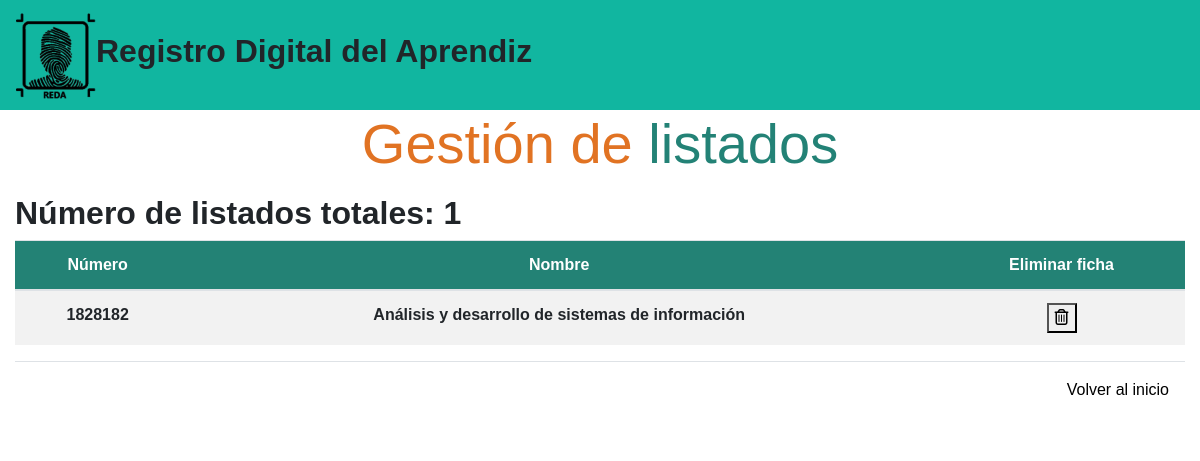
/manage_ficha.php (signed in), run on the app's committed database.
### tables this page shows
CREATE TABLE `tbl_ficha` (
  `numero_ficha` varchar(20) NOT NULL,
  `nombre_ficha` varchar(100) NOT NULL,
  `fecha_inicio` date NOT NULL,
  `fecha_fin` date NOT NULL,
  `documento_instructor` varchar(15) DEFAULT NULL
);

### manage_ficha.php (the view, shortened to what this page needs)
<?php
if (isset($_SESSION['instructor']) || isset($_SESSION['personal']) || isset($_SESSION['administrador'])) {
    ?>
<!DOCTYPE html>
<head lang="es">
    <link rel="stylesheet" href="css/bootstrap.min.css"
>
    <link rel="stylesheet" href="https://cdnjs.cloudflare.com/ajax/libs/font-awesome/4.7.0/css/font-awesome.min.css">
    <link rel="stylesheet" href="css/manage_list.css">
</head>
<body>
<?php
    $con = mysqli_connect("localhost", "root", "", "reda");
    $query = mysqli_query($con, "SELECT * FROM tbl_ficha;");
    $num = mysqli_num_rows($query);
    ?>
    <nav class="navbar navbar-expand-lg navbar-light" id="header">
        <div class="navbar-collapse reda_image">
            <img src="icons/reda2.png" alt="">
            <li class="nav-item py-4">
                <h3 id="title"> Registro Digital del Aprendiz</h3>
            </li>
        </div>
    </nav>
    <p class="display-4 text-center first_line">Gestión de
        <span class="second_line">listados</span></p>
    <div class="container-fluid">
        <h2 class="font-weight-bold">Número de listados totales: <?php echo $num; ?> </h2>
        <div class="table-responsive-xl">
            <table class="table text-center table-hover">
                <thead>
                    <tr>
                        <th scope="col">Número</th>
                        <th scope="col">Nombre</th>
                        <th scope="col">Eliminar ficha</th>
                    </tr>
                </thead>
                <?php
$i = 0;
    $query = mysqli_query($con, "SELECT * FROM tbl_ficha;");
    while ($i < $num) {
        $row = mysqli_fetch_array($query);
        $list = $row['numero_ficha'];
        $name = $row['nombre_ficha'];
        ?>
                <tbody>
                    <tr>
                    <form action="<?php $_SERVER['PHP_SELF'] ?>" method="POST">
                        <th scope="row"> <?php echo $list; ?>  </th>
                        <th> <?php echo $name; ?>  </th>
                        <td><button name="eliminar"><i class="fa fa-trash-o" ></i></button></td>
                    </tr>
                </tbody>
                <?php $i += 1;}?>
            </table>
        </div>
        <div class="modal-footer">
        <?php
if ($_SESSION['rol'] == 'Instructor' || $_SESSION['rol'] == 'Personal administrativo') {
        echo "<p><a href='system.php' id='go_back'>Volver al inicio</a></p>";
    } elseif ($_SESSION['rol'] == 'Administrador') {
        echo "<p><a href='system_admin.php' id='go_back'>Volver al inicio</a></p>";
    }
    ?>
        </div>
</body>
</html>
<?php
} else {
    header("location: index.php?failone=true");
}
?>

### css/manage_list.css (style rules this page uses)
body { font-family: sans-serif; }
li { list-style: none; }
thead { color: #fff; background-color: rgba(35, 130, 117); }
tbody { background-color: rgba(128, 128, 128, 0.103); }
#header { background-color: #11b6a0; border-radius: 0%; }
#title { font-size: 2em; font-weight: 900; }
#go_back { color: #000; transition: 0.2s; }
.first_line { color: rgb(225, 115, 35); }
.second_line { color:rgb(35, 130, 118); }

### data on the page
tbl_ficha: numero_ficha "1828182", nombre_ficha "Análisis y desarrollo de sistemas de información"

### other printed values
$num "1"
